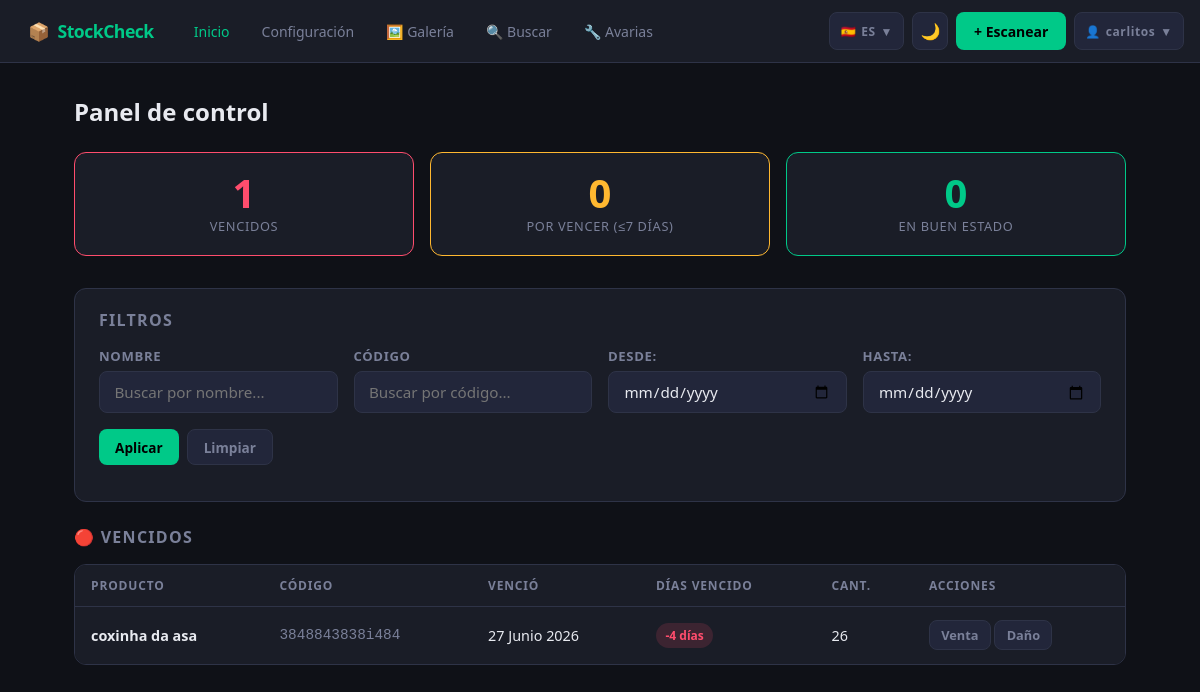
The app's page / (signed in), older data.
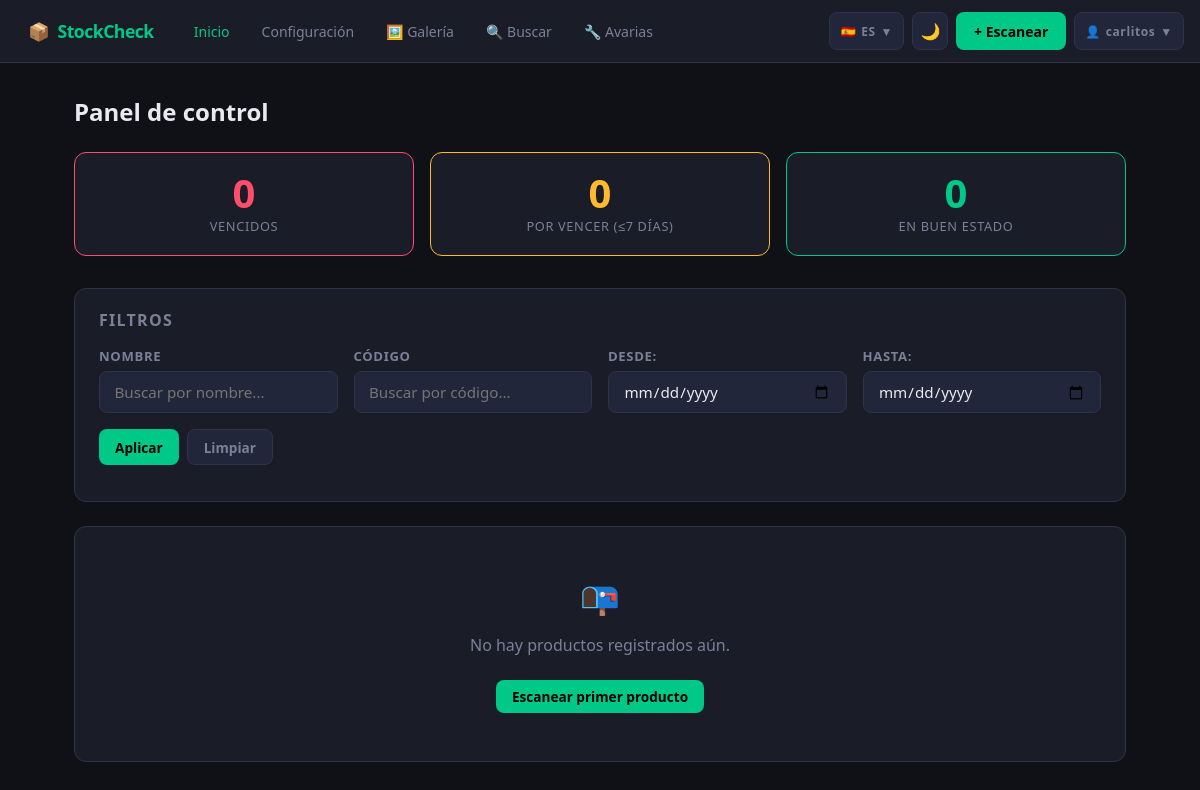
The same page, newer data.
### productos/models.py (models this page shows, shortened)
class Producto(models.Model):
    codigo_barra = models.CharField(max_length=100, verbose_name="Código de barra")
    nombre = models.CharField(max_length=200, verbose_name="Nombre del producto")
    fecha_vencimiento = models.DateField(verbose_name="Fecha de vencimiento")
    cantidad = models.PositiveIntegerField(default=1, verbose_name="Cantidad en stock")
    fecha_registro = models.DateTimeField(auto_now_add=True)
    class Meta:
        verbose_name = "Producto"
        ordering = ["fecha_vencimiento"]
        constraints = [
            models.UniqueConstraint(
                fields=['codigo_barra', 'fecha_vencimiento'],
                name='unique_codigo_fecha'
            )
        ]
    @property
    def dias_para_vencer(self):
        hoy = timezone.now().date()
        delta = self.fecha_vencimiento - hoy
        return delta.days

### productos/views.py (the view)
# urls.py: path("", views.dashboard, name="dashboard"),
@login_required(login_url='login')
def dashboard(request):
    config = Configuracion.get_config()
    hoy = timezone.now().date()
    productos = Producto.objects.all()
    nombre_filter = request.GET.get('nombre', '').strip()
    codigo_filter = request.GET.get('codigo', '').strip()
    fecha_desde = request.GET.get('fecha_desde', '').strip()
    fecha_hasta = request.GET.get('fecha_hasta', '').strip()
    if nombre_filter:
        productos = productos.filter(nombre__icontains=nombre_filter)
    if codigo_filter:
        productos = productos.filter(codigo_barra__icontains=codigo_filter)
    if fecha_desde:
        productos = productos.filter(fecha_vencimiento__gte=fecha_desde)
    if fecha_hasta:
        productos = productos.filter(fecha_vencimiento__lte=fecha_hasta)
    vencidos = [p for p in productos if p.dias_para_vencer < 0]
    en_alerta = [p for p in productos if 0 <= p.dias_para_vencer <= config.dias_alerta]
    ok = [p for p in productos if p.dias_para_vencer > config.dias_alerta]
    return render(request, "productos/dashboard.html", {
        "config": config,
        "vencidos": vencidos,
        "en_alerta": en_alerta,
        "ok": ok,
        "hoy": hoy,
        "nombre_filter": nombre_filter,
        "codigo_filter": codigo_filter,
        "fecha_desde": fecha_desde,
        "fecha_hasta": fecha_hasta,
        "can_edit": puede_editar(request.user),
    })

### productos/models.py (called while the page is built)
    @classmethod
    def get_config(cls):
        config, _ = cls.objects.get_or_create(pk=1)
        return config

### productos/views.py (called while the page is built)
def es_super_admin(user):
    return user.is_superuser

def es_admin_especial(user):
    return user.groups.filter(name="admin_especial").exists()

def es_administrador(user):
    return user.groups.filter(name="administrador").exists()

def es_trabajador(user):
    return not (es_super_admin(user) or es_admin_especial(user) or es_administrador(user))

def puede_editar(user):
    return not es_trabajador(user)

### productos/templates/productos/dashboard.html (shortened to what this page needs)
{% extends "productos/base.html" %}
{% block content %}
<h1 data-i18n="dashboard.title">Panel de control</h1>
<div class="stats-row">
  <div class="stat-card danger">
    <div class="num">{{ vencidos|length }}</div>
    <div class="label" data-i18n="dashboard.vencidos">Vencidos</div>
  </div>
  <div class="stat-card warn">
    <div class="num">{{ en_alerta|length }}</div>
    <div class="label" data-i18n="dashboard.alerta">Por vencer (≤{{ config.dias_alerta }} días)</div>
  </div>
  <div class="stat-card ok">
    <div class="num">{{ ok|length }}</div>
    <div class="label" data-i18n="dashboard.ok">En buen estado</div>
  </div>
</div>
<div class="card" style="margin-bottom: 1.5rem;">
  <h2 data-i18n="dashboard.filtros">Filtros</h2>
  <form method="get" style="margin-bottom: 1rem;">
  <div style="display: grid; grid-template-columns: repeat(auto-fit, minmax(150px, 1fr)); gap: 1rem; margin-bottom: 1rem;">
    <div>
      <label for="filtro_nombre" data-i18n="forms.nombre">Nombre</label>
      <input type="text" id="filtro_nombre" name="nombre" placeholder="Buscar por nombre..." value="{{ nombre_filter }}" data-i18n-placeholder="placeholders.buscar" />
    </div>
    <div>
      <label for="filtro_codigo" data-i18n="forms.codigo">Código</label>
      <input type="text" id="filtro_codigo" name="codigo" placeholder="Buscar por código..." value="{{ codigo_filter }}" data-i18n-placeholder="placeholders.buscar" />
    </div>
    <div>
      <label for="fecha_desde" data-i18n="filters.desde">Desde:</label>
      <input type="date" id="fecha_desde" name="fecha_desde" value="{{ fecha_desde }}" />
    </div>
    <div>
      <label for="fecha_hasta" data-i18n="filters.hasta">Hasta:</label>
      <input type="date" id="fecha_hasta" name="fecha_hasta" value="{{ fecha_hasta }}" />
    </div>
  </div>
  <div style="display: flex; gap: 0.5rem;">
    <button type="submit" class="btn btn-primary" data-i18n="dashboard.aplicar">Aplicar</button>
    <a href="{% url 'dashboard' %}" class="btn btn-ghost" data-i18n="dashboard.limpiar">Limpiar</a>
  </div>
</form>
</div>
{% if vencidos %}
<div class="section">
  <h2 data-i18n="dashboard.secVencidos">🔴 Vencidos</h2>
  <div class="table-wrap">
    <table>
      <thead>
        <tr>
          <th data-i18n="columns.producto">Producto</th>
          <th data-i18n="columns.codigo">Código</th>
          <th data-i18n="columns.vencio">Venció</th>
          <th data-i18n="columns.diasVenc">Días vencido</th>
          <th data-i18n="columns.cant">Cant.</th>
          <th data-i18n="columns.acciones">Acciones</th>
        </tr>
      </thead>
      <tbody>
        {% for p in vencidos %}
        <tr>
          <td><strong>{{ p.nombre }}</strong></td>
          <td style="color:var(--text-muted); font-family:monospace">{{ p.codigo_barra }}</td>
          <td>{{ p.fecha_vencimiento }}</td>
          <td><span class="badge badge-danger">{{ p.dias_para_vencer|add:"0" }} días</span></td>
          <td>{{ p.cantidad }}</td>
          <td>
            <a href="{% url 'vender' p.pk %}" class="btn btn-sm btn-ghost" data-i18n="buttons.venta">Venta</a>
            <a href="{% url 'reportar_danio' p.pk %}" class="btn btn-sm btn-ghost" data-i18n="buttons.danio">Daño</a>
          </td>
        </tr>
        {% endfor %}
      </tbody>
    </table>
  </div>
</div>
{% endif %}
{% if not vencidos and not en_alerta and not ok %}
<div class="card" style="text-align:center; padding: 3rem;">
  <p style="font-size: 2rem; margin-bottom: 1rem;">📭</p>
  <p style="color: var(--text-muted); margin-bottom: 1.5rem;" data-i18n="dashboard.empty">No hay productos registrados aún.</p>
  <a href="{% url 'escanear' %}" class="btn btn-primary" data-i18n="dashboard.scanFirst">Escanear primer producto</a>
</div>
{% endif %}
{% endblock %}

Row changes from the older to the newer data that the page shows:
removed Producto: nombre "coxinha da asa", codigo_barra "3848843838i484", fecha_vencimiento "27 Junio 2026", dias_para_vencer|add "-4", cantidad "26"
Text that changed along with them:
{{ vencidos|length }}: "1" → "0"
text no longer shown: "🔴 VENCIDOS PRODUCTO CÓDIGO VENCIÓ DÍAS VENCIDO CANT. ACCIONES"
text now shown: "📭 No hay productos registrados aún. Escanear primer producto"
